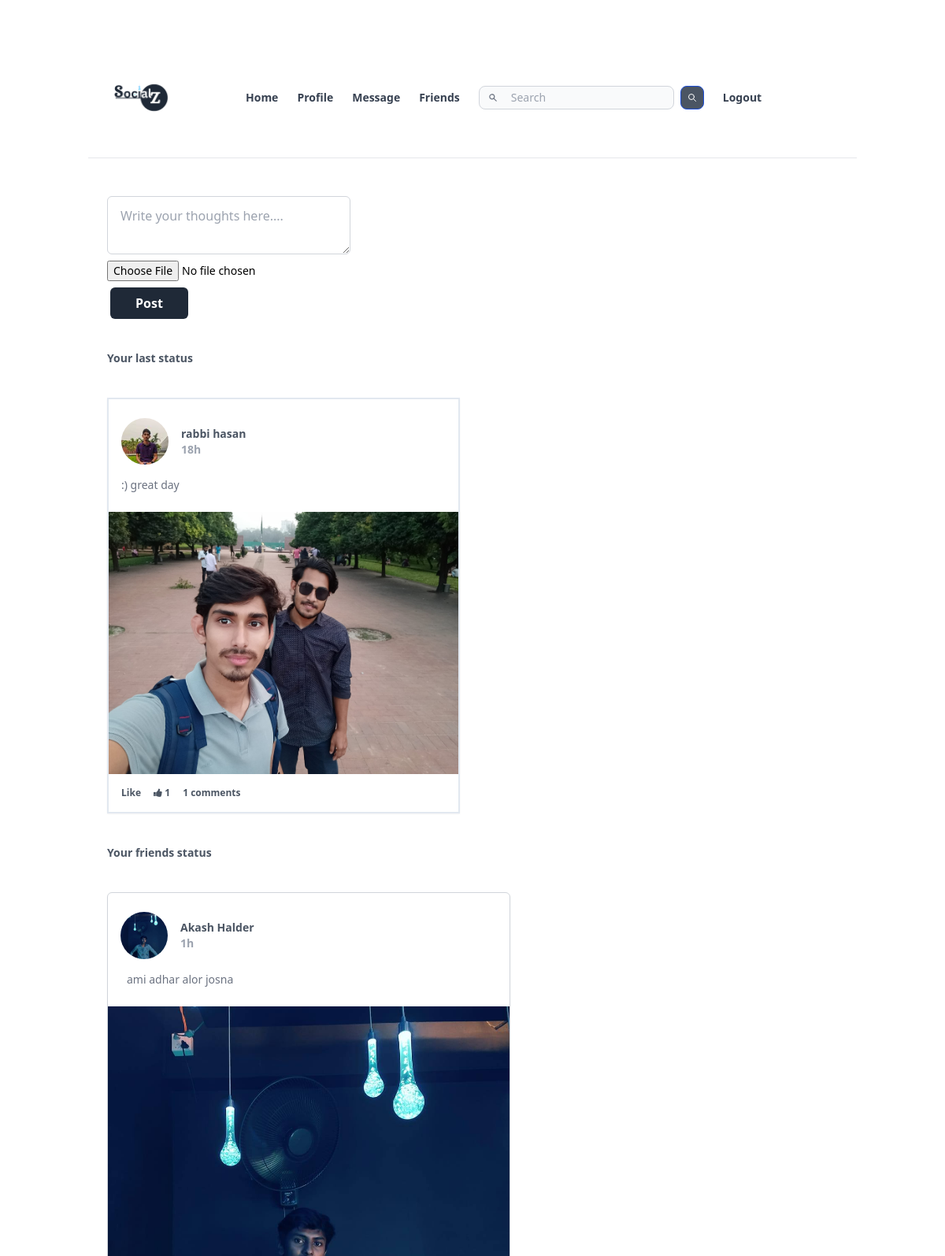
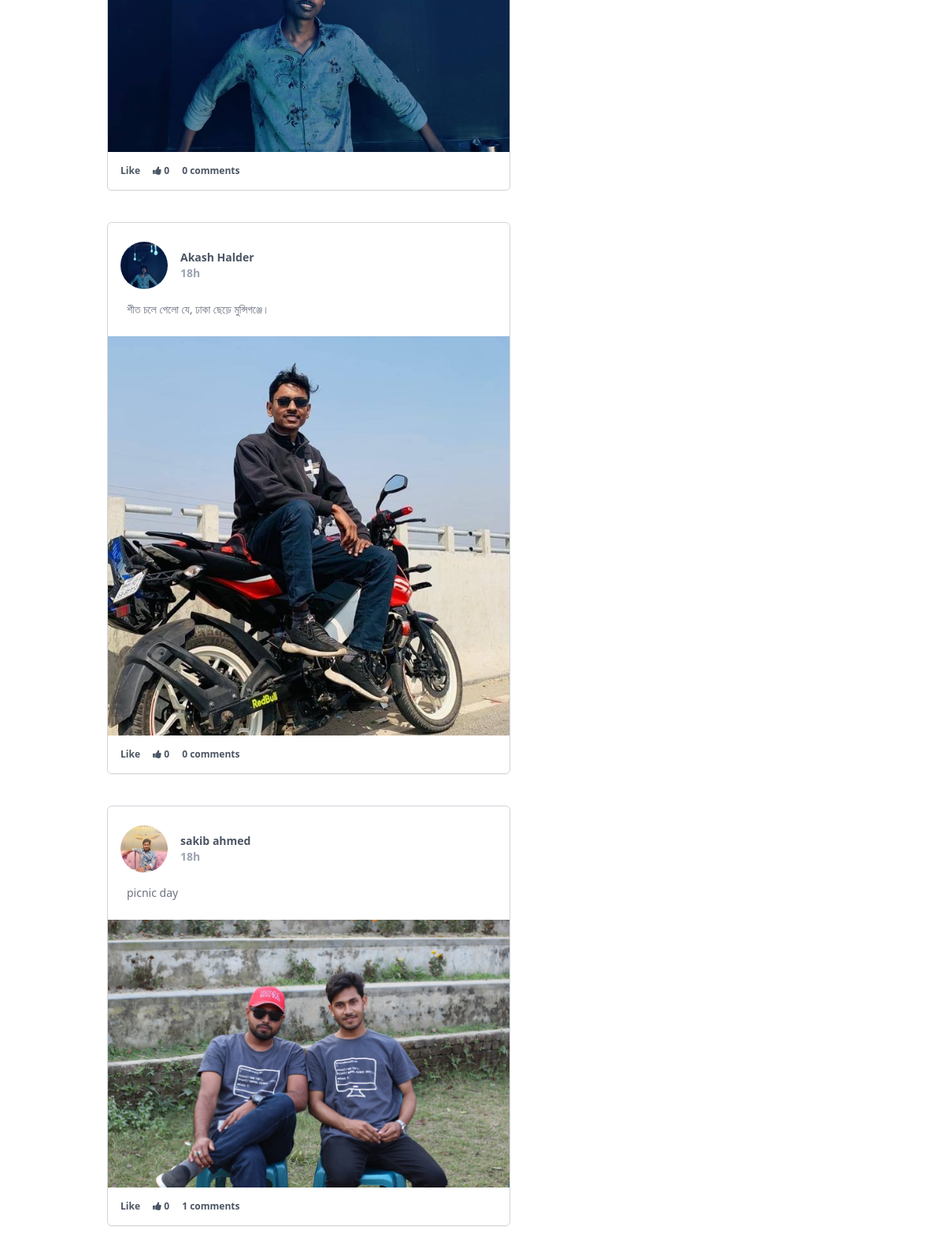
Screenshot of /home.php (signed in, upper part) with the database file from the repository (2 pictures, top to bottom).
### tables this page shows
CREATE TABLE `status` (
  `status_id` int(11) NOT NULL,
  `status_owner` varchar(11) NOT NULL,
  `status_content` text NOT NULL,
  `status_date` timestamp NOT NULL DEFAULT current_timestamp(),
  `status_image` varchar(255) NOT NULL
);

### time.php (called while the page is built, shortened)
<?php
function  time_con($time) {
  $dbDate = new DateTime($time);
  $currDate = new DateTime();
  $interval = $currDate->diff($dbDate);
  $days_i = $interval->d;
  $hour_i  = $interval->h;
  $formated_time = "";
  if($days_i == 0){
     if($hour_i === 0){
      $formated_time  = $interval->m."m ";
    }
    else{
      $formated_time  = $interval->h."h ";
   }
    }
else{
   $formated_time  = $interval->d."d ".$interval->h."h";
   }
   return $formated_time;
}
;?>

### home.php (the view, shortened to what this page needs)
<?php require_once "header.php"; ?>
<?php require_once "db.php"; ?>
<?php require_once "time.php"; ?>
<?php
$username = $_SESSION["username"];
$own_status_sql = "SELECT (SELECT COUNT(*) from `status_comments` WHERE status_id = temp.status_id)'total_comments',(SELECT  `profile_pic` from `user_info` WHERE username='$username')'profile_pic',status_id,(SELECT first_name from user_info where username='$username')first_name,(SELECT last_name from user_info where username='$username')last_name,status_owner,status_content,status_image,(SELECT COUNT(*) from `status_likes` WHERE temp.status_id = status_id)'total_likes', TIMESTAMPDIFF(day,status_date, CURRENT_TIMESTAMP)'day',TIMESTAMPDIFF(hour, CURRENT_TIMESTAMP,status_date)'hour',status_date FROM `status` AS temp  WHERE status_owner = '$username' ORDER BY status_date DESC LIMIT 1";
$result = mysqli_query($conn, $own_status_sql);
$own_status = mysqli_fetch_array($result);
$friends_status_sql = "SELECT (SELECT COUNT(*) from `status_comments` WHERE status_id = temp.status_id)'total_comments',(SELECT COUNT(*) from `status_likes` WHERE status_id = temp.status_id)'total_likes',(SELECT first_name from user_info where username=temp.status_owner)first_name,(SELECT last_name from user_info where username=temp.status_owner)last_name,(SELECT  `profile_pic` from `user_info` WHERE username=temp.status_owner)'profile_pic', status_id,status_owner,status_content,status_image,status_date, TIMESTAMPDIFF(day,status_date, CURRENT_TIMESTAMP)'day',TIMESTAMPDIFF(hour, CURRENT_TIMESTAMP,status_date)'hour' FROM `status` AS temp WHERE status_owner IN ((SELECT to_friend FROM `friends` WHERE from_friend='$username')) ORDER BY status_date DESC LIMIT 10;";
$result2 = mysqli_query($conn, $friends_status_sql);
$own_status_time_conv = time_con($own_status["status_date"]);
echo'
<div class="container mx-auto px-6 mt-12  ">
<form action="home.php" method="POST"  enctype="multipart/form-data">
<textarea name="status_desc" type = "text" id="status_desc" rows="2" class="block w-1/3 border border-b px-4 py-3 rounded-md mb-2  border-gray-300 " placeholder="Write your thoughts here.... "/></textarea>
<input class="text-sm" type="file" name="status_image" >
<button type="submit" class="mt-2 ml-1 block px-8 py-2 rounded-md bg-gray-800 text-white text-md font-semibold">Post</button>
</form >
';
if(mysqli_num_rows($result) != 0){
echo '
<h1 class="mt-10 text-sm text-gray-600 font-semibold "> Your last status </h1>
<div class= "mt-10  border-2  border-solid border-slate-200	max-w-md shadow-sm">
<div class="mb-2 mt-6  mx-4 block  text-sm text-gray-600 font-semibold   flex   justify-between ">
 <div class="flex items-center ">
            <img class="rounded-full" src="'.$own_status["profile_pic"].'" height=60 width=60/> <div  class="flex-col"><a class="mx-4 text-md  "  href="/profile.php?username='.$own_status["status_owner"].'">'.$own_status["first_name"].' '.$own_status["last_name"].' </a> <div class="mx-4 text-sm text-gray-400 ">'.$own_status_time_conv.'</div></div></div>
 </div>
<p class=" mx-4 mt-4 text-sm text-gray-500">
'.$own_status["status_content"].'
</p>
<br/>';
 if ($own_status["status_image"]!='') { echo '<img src="'.$own_status["status_image"].'"  width=600 height=400 /> '; }
echo'<div class="flex mx-auto mt-4 mb-4 px-4 "><a class="pr-4 text-xs text-gray-600 font-semibold" href="like.php?id='.$own_status["status_id"].'"> Like </a><a href="/liked.php?id='.$own_status["status_id"].'&status" class="pr-4 text-xs text-gray-600 font-semibold"><i class="fa fa-thumbs-up" aria-hidden="true"></i>            '.$own_status["total_likes"].' </a><a href="/status.php?id='.$own_status["status_id"].'" class=" pr-4  text-xs text-gray-600 font-semibold ">'.$own_status["total_comments"].' comments </a></div>
</div>';
}
echo'
<h1 class="mt-10 text-sm text-gray-600 font-semibold "> Your friends status  </h1>
';
while($row=mysqli_fetch_array($result2)){
$friend_status_time_conv = time_con($row["status_date"]);
echo '
<div class= "mt-10    rounded-md border  border-solid border-gray-300	max-w-lg	 shadow-sm">
            <div class="mx-4 mb-2 mt-6   block  text-sm text-gray-600 font-semibold   flex   justify-between ">
 <div class="flex items-center ">
 <img class="rounded-full" src="'.$row["profile_pic"].'" height=60 width=60/> <div  class="flex-col"><a class="mx-4 text-md  "  href="/profile.php?username='.$row["status_owner"].'">'.$row["first_name"].' '.$row["last_name"].' </a> <div class="mx-4 text-sm text-gray-400 ">'.$friend_status_time_conv.'</div></div></div>
</div>
 <p class=" mx-6 mt-4 text-sm text-gray-500">
'.$row["status_content"].'
</p>
<br/>
';
if ($row["status_image"]!='') { echo '<img src="'.$row["status_image"].'"  width=600 height=400 /> '; }
echo'
<div class="flex mx-auto mt-4 mb-4 px-4">
<a class="pr-4 text-xs text-gray-600 font-semibold" href="like.php?id='.$row["status_id"].'"> Like </a><a href="/liked.php?id='.$row["status_id"].'&status" class="pr-4 text-xs text-gray-600 font-semibold"><i class="fa fa-thumbs-up" aria-hidden="true"></i>            '.$row["total_likes"].' </a><a href="/status.php?id='.$row["status_id"].'" class=" pr-4  text-xs text-gray-600 font-semibold ">'.$row["total_comments"].' comments </a></div>
</div>'
;}
 ;?>

### rows the page displays
status: status_date "18h", status_content ":) great day", status_image (picture)
status: first_name "Akash", last_name "Halder", status_date "1h", status_content "ami adhar alor josna", status_image (picture), total_likes "0", total_comments "0"
status: first_name "Akash", last_name "Halder", status_date "18h", status_content "শীত চলে গেলো যে, ঢাকা ছেড়ে মুন্সিগঞ্জে।", status_image (picture), total_likes "0", total_comments "0"
status: shows a picture, first_name "sakib", last_name "ahmed", status_date "18h", status_content "picnic day", status_image (picture), total_likes "0", total_comments "1"

### other values shown
$own_status["first_name"] "rabbi"
$own_status["last_name"] "hasan"
$own_status["total_likes"] "1"
$own_status["total_comments"] "1"
